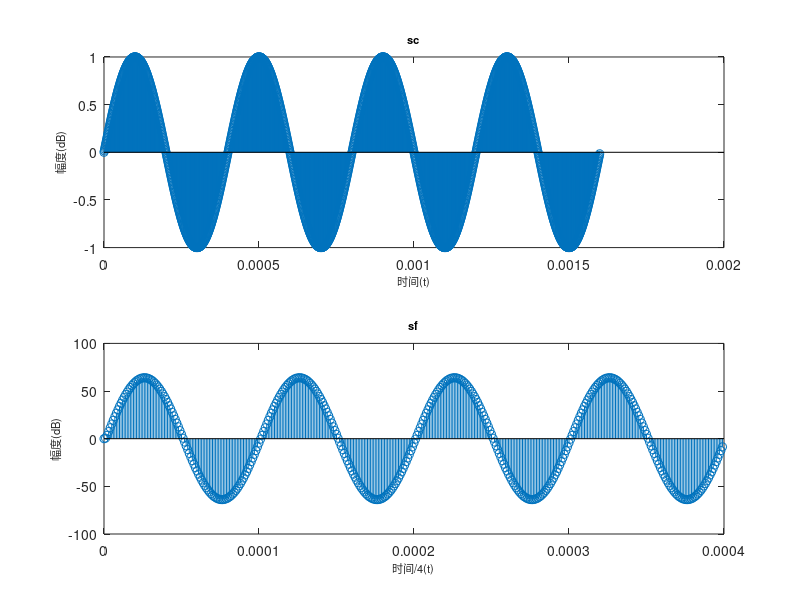

This figure's MATLAB source:
close all
clear all
clc
 
%set system parameter
fs = 2500;    %The frequency of the local oscillator signal
Fs = 1000000;   %sampling frequency
N =  24;         %Quantitative bits
L = 50000000;
 
%Generating an input signal
t =0:1/Fs:(1/Fs)*(L-1);          %Generating the time series of sampling frequencies
sc =sin(2*pi*fs*t);        %a sinusoidal input signal that produces a random starting phase
 
b =[1,-1];%integerator
a =[1,-1];%comb 
 
%comb
c1=filter(1,b,sc);
c2=filter(1,b,c1);
c3=filter(1,b,c2);
 
y = downsample(c3,4);
 
%integerater
i1 =filter(a,1,y);
i2 =filter(a,1,i1);
i3 =filter(a,1,i2);
sf = i3;
 
 
 
figure(1),
subplot(211),stem(t(1:1600),sc(1:1600));
xlabel('时间(t)','fontsize',8);
ylabel('幅度(dB)','fontsize',8);
title('sc','fontsize',8);
subplot(212),stem(t(1:400),sf(1:400));
xlabel('时间/4(t)','fontsize',8);
ylabel('幅度(dB)','fontsize',8);
title('sf','fontsize',8);
